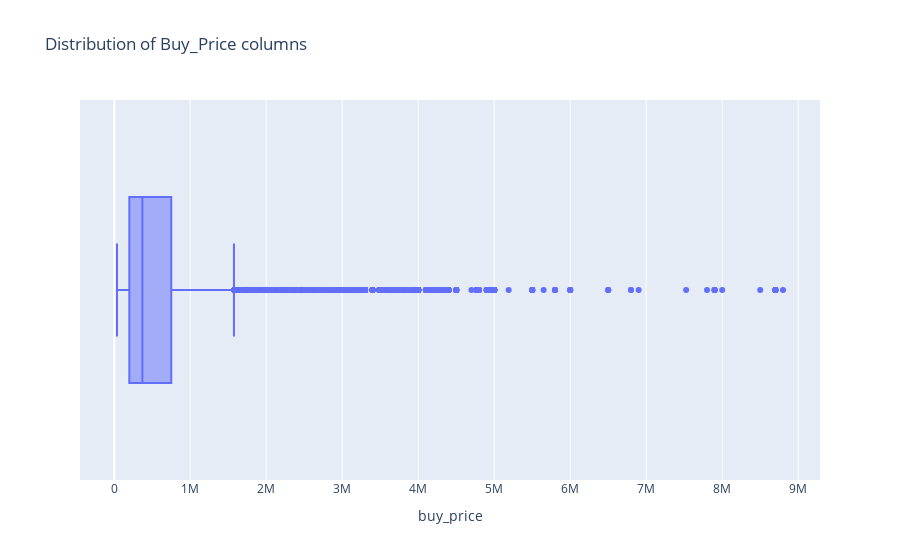

Notebook source saved alongside this figure:
### Code cell
px.box(data_frame=df, x='buy_price', title='Distribution of Buy_Price columns')

### Figure 1 — Plotly figure (JSON) as saved in the notebook; plotly's stock layout.template omitted (floating-point values rounded to 4 significant figures; data arrays with more than 128 entries replaced by an {"elided": "..."} marker saying what was removed)
{"data": [{"alignmentgroup": "True", "hovertemplate": "buy_price=%{x}<extra></extra>", "legendgroup": "", "marker": {"color": "#636efa"}, "name": "", "notched": false, "offsetgroup": "", "orientation": "h", "showlegend": false, "type": "box", "x": {"elided": "21616 int values"}, "x0": " ", "xaxis": "x", "y0": " ", "yaxis": "y"}], "layout": {"boxmode": "group", "legend": {"tracegroupgap": 0}, "title": {"text": "Distribution of Buy_Price columns"}, "xaxis": {"anchor": "y", "domain": [0, 1], "title": {"text": "buy_price"}}, "yaxis": {"anchor": "x", "domain": [0, 1]}}}
